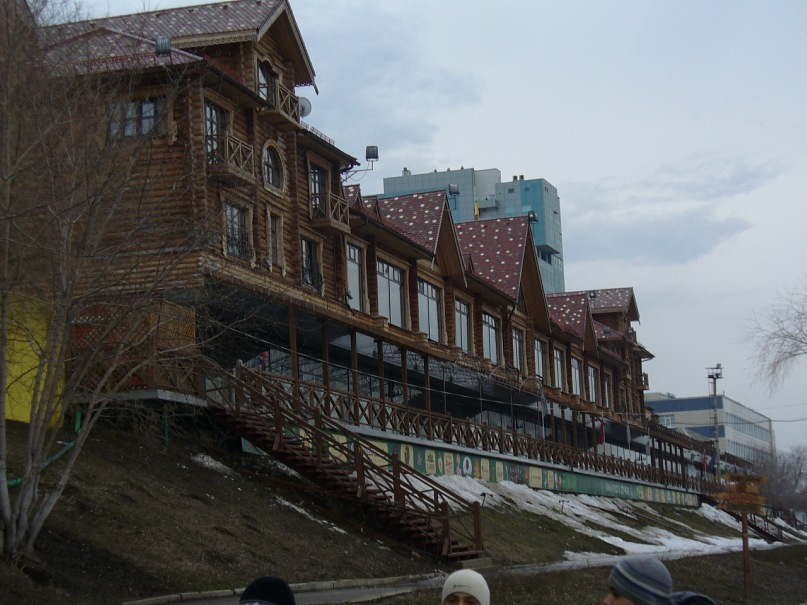
//> input picture small_progs/detecting/s1.jpg, 807 x 605 px
$ ./main s1.jpg   (built with g++ and OpenCV 4, older OpenCV classes emulated)
//> lines starting //> are read from the running program, lines starting //| are printed output that depends on the picture
#include <opencv2/core/core.hpp>
#include <opencv2/highgui/highgui.hpp>
#include <opencv2/features2d/features2d.hpp>
#include <opencv2/nonfree/nonfree.hpp>
#include <opencv2/nonfree/features2d.hpp>

#include <chrono>
#include <iostream>

int main(int argc, char **argv) {
    if (argc == 2) {
        cv::Mat img_1 = cv::imread(argv[1], CV_LOAD_IMAGE_GRAYSCALE);
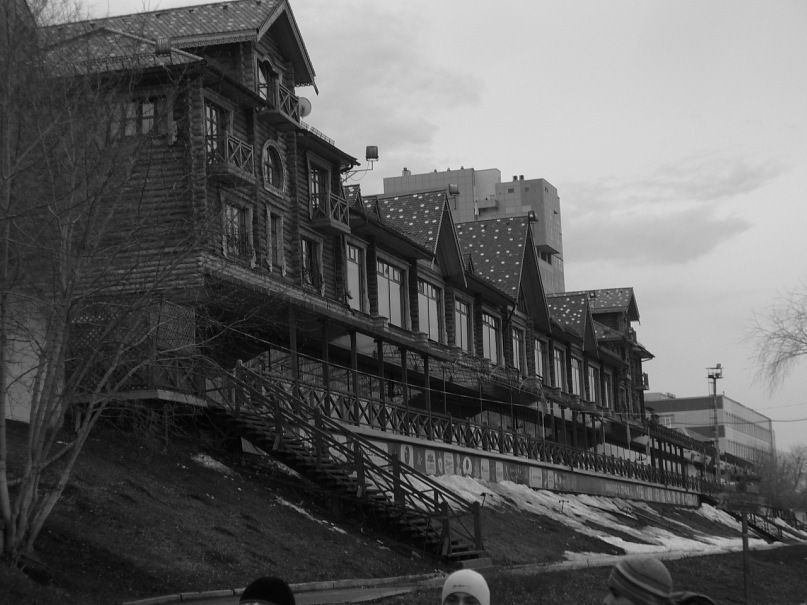
//> img_1: 605 rows x 807 cols, CV_8UC1; min 0, max 233, mean 95.4
        if (!img_1.data)
            return -1;
        std::chrono::high_resolution_clock::time_point t1 =
                std::chrono::high_resolution_clock::now();
        cv::SiftFeatureDetector detector;
        std::vector<cv::KeyPoint> key_pt;
        detector.detect(img_1, key_pt);
//> key_pt = 2578 keypoints; strongest (x, y, size): (372, 153, 8.9), (522, 177, 2.6), (359, 164, 2.2), (515, 177, 2.6)
        cv::SiftDescriptorExtractor extractor;
        cv::Mat descriptors;
        extractor.compute(img_1, key_pt, descriptors);
        std::chrono::high_resolution_clock::time_point t2 =
                std::chrono::high_resolution_clock::now();
        std::cout << "Key point size = " << key_pt.size() << std::endl;
//| Key point size = 2578
        std::cout << "Time = " << std::chrono::duration_cast<
                                        std::chrono::milliseconds>(t2 - t1).count() << std::endl;
        cv::Mat out_img;
        cv::drawKeypoints(img_1, key_pt, out_img, cv::Scalar::all(-1),
                          cv::DrawMatchesFlags::DRAW_RICH_KEYPOINTS);
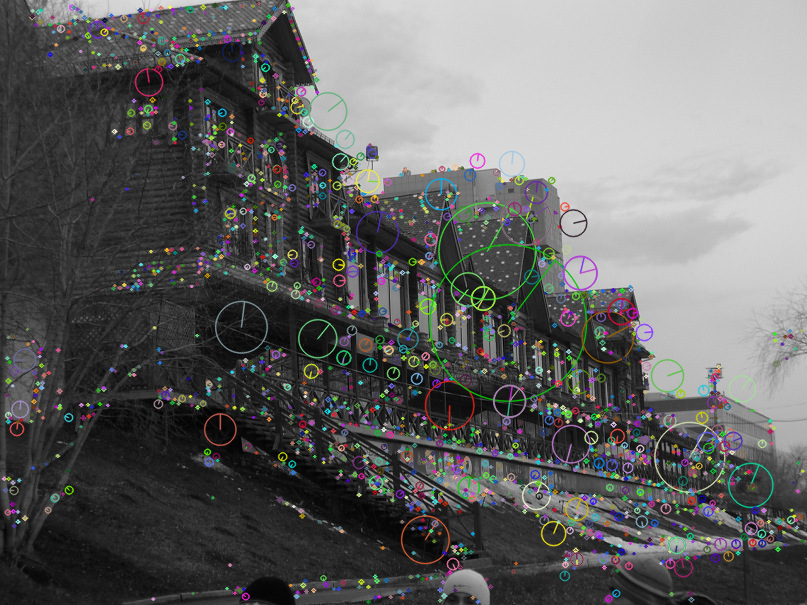
//> out_img: 605 rows x 807 cols, CV_8UC3; mean B, G, R 98.9, 99.4, 99.1
        cv::imwrite("sift.jpg", out_img);
        cv::waitKey(5);
        return 0;
//> (the program exits here)
